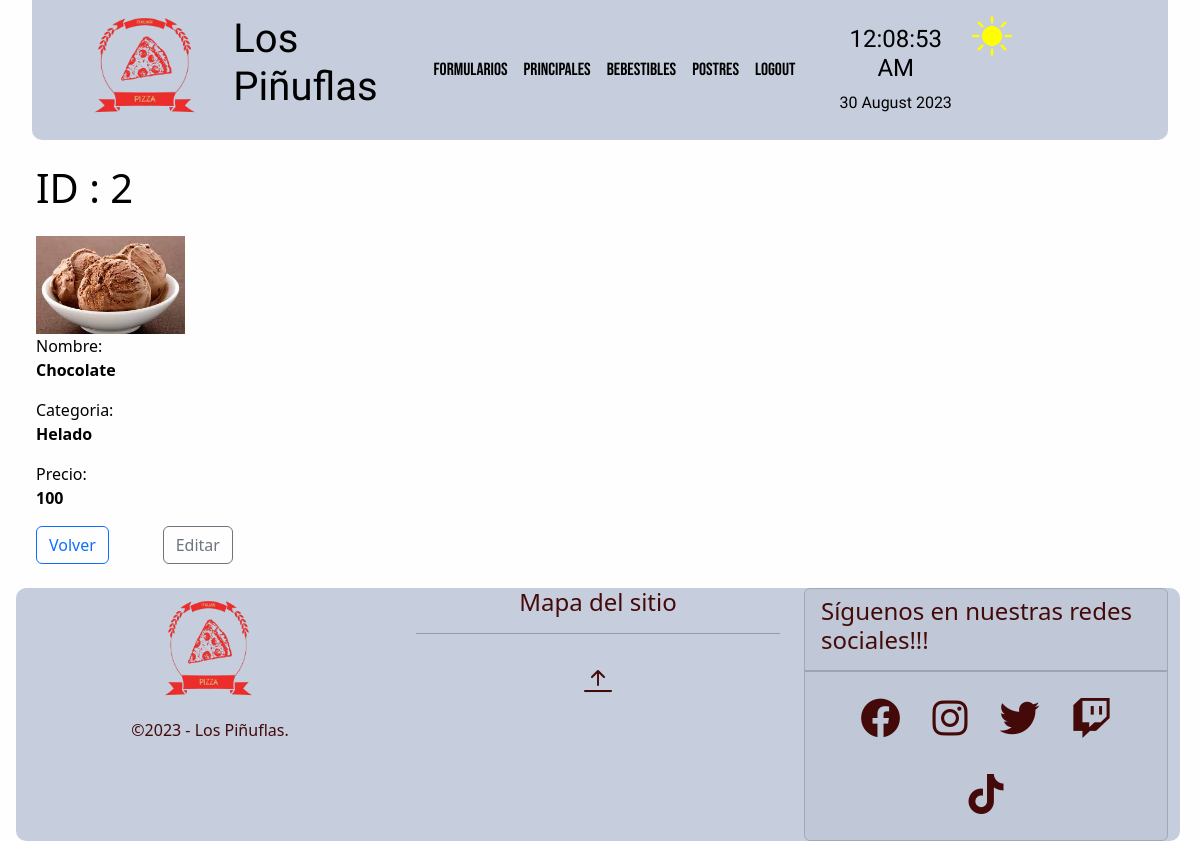
The app's page /crud/postres/detail/2 (signed in) with its own data.
### crud/models.py (models this page shows, shortened)
class Postre(models.Model):
    nombre=models.CharField(max_length=20)
    categoria=models.CharField(max_length=20)
    precio=models.IntegerField()
    image = models.ImageField(verbose_name='Imagen',upload_to='media/postre',null=True,blank=True)
    class Meta:
        ordering = ['categoria','nombre']

### crud/views.py (the view)
# urls.py: path('postres/detail/<str:postre_id>', postre_detail, name="postre-detail"),
def postre_detail(request, postre_id):
    if 'usuario' not in request.session:
        return redirect("/sesion/")
    try:
        postre = Postre.objects.get(id=postre_id)
        if postre:
            context = {'postre':postre}
            return render(request,'crud/postre-detail.html',context)
        else:
            return redirect(reverse('postres') + '?lala')
    except:
        return redirect(reverse('postres') + '?FAIL')

### crud/templates/crud/postre-detail.html (shortened to what this page needs)
{% extends 'crud/base.html' %}
{% load static %}
{% block content %}
<div class="container m-4">
    <div class="row mb-3">
        <h1>ID : {{postre.id}}</h1>
    </div>
    <div class="col-md-4">
        {% if postre.image %}
        <img class="img-update" src="{{postre.image.url}}" alt="{{postre.nombre}}">
        {% else%}
        <img class="img-update" src="{% static 'crud/img/image_not_found.jpg' %}" alt="INF">
        {% endif %}
    </div>
    <div class="row">
        <div class="col-md-8">
            <ul class="list-unstyled">
                <li class="mb-2">Nombre: <p class="fw-bold">{{postre.nombre}}</p></li>
                <li class="mb-2">Categoria: <p class="fw-bold">{{postre.categoria}}</p></li>
                <li class="mb-2">Precio: <p class="fw-bold">{{postre.precio}}</p></li>
            </ul>
            <div class="row">
                <div class="col-2">
                    <a class="btn btn-outline-primary" href="{% url 'postres' %}">Volver</a>
                </div>
                <div class="col-2">
                    <a class="btn btn-outline-secondary" href="{% url 'postre-edit' postre_id=postre.id %}">Editar</a>
                </div>
            </div>
        </div>
    </div>
</div>
{% endblock %}

### core/static/core/css/colors.css (style rules this page uses)
:root,[new-data-bs-theme="light"] { --clr-light:#FFF9DE; --crl-dark:#67d4f5; --clr-primary:#5350ff; --clr-secondary:#FFD3B0; --clr-accent:#f54141; --clr-accent2:#440a0a; --bg-top-bottom:#c6cddc; --bg-middle:#fefefe; --text-top: black; --text-middle: black; --text-bottom:black; --fg: var(--clr-light); --bg: var(--crl-dark); }
body { background-color: #2C3333; }
.colors-middle { background: var(--bg-middle); color: var(--text-middle); transition: background-color 1.2s ease-in-out; }

### crud/static/crud/css/imagenes.css (style rules this page uses)
.img-update { height: 40%; width: 40%; }

### records on screen
Postre: id "2", image (picture), nombre "Chocolate", categoria "Helado", precio "100"
